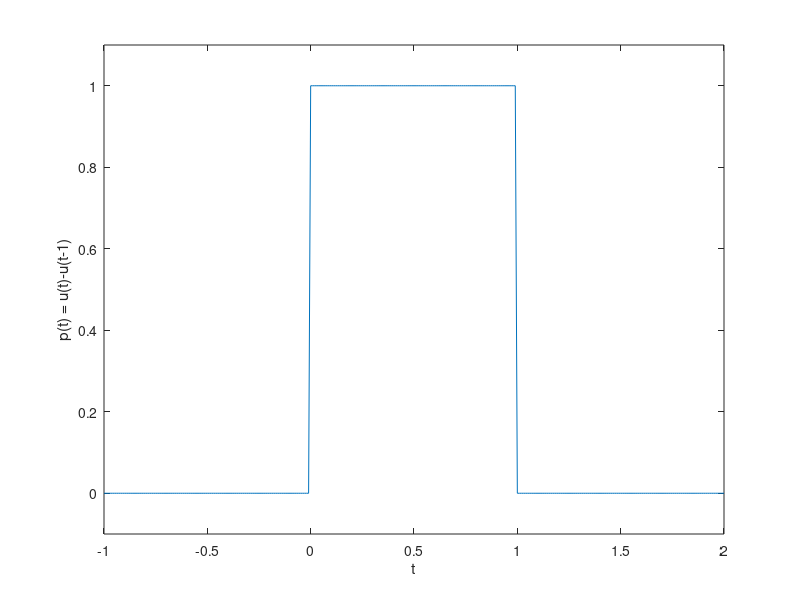

Write MATLAB code to recreate this figure.
% problem B1
% figure 1.50
p = @(t) 1.0.*((t>=0)&(t<1));
t = (-1:0.01:2); 

plot(t,p(t));
xlabel('t'); 
ylabel('p(t) = u(t)-u(t-1)');
axis([-1 2 -.1 1.1]);

